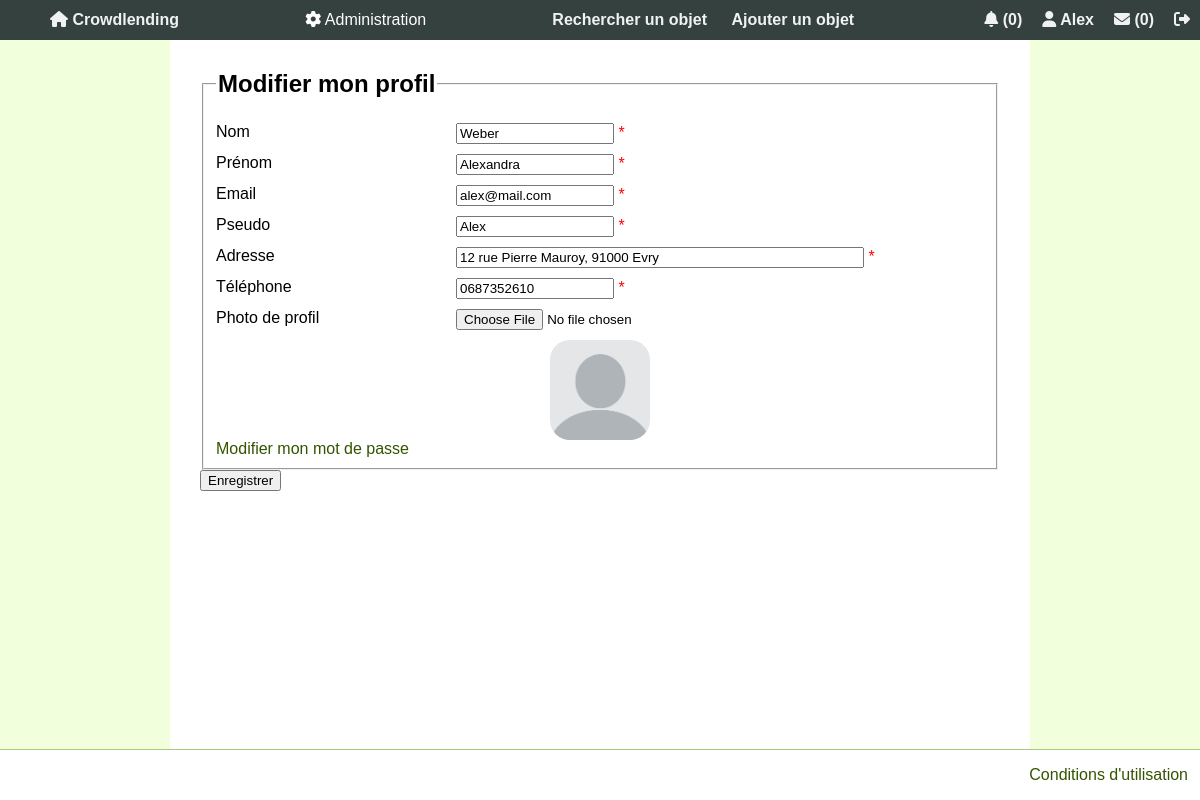
Page /formEditProfil.php (signed in) on the committed database.
### tables this page shows
CREATE TABLE Membre
(
    idMembre INT PRIMARY KEY NOT NULL AUTO_INCREMENT,
    pseudo VARCHAR(16) NOT NULL UNIQUE,
    email VARCHAR(100) NOT NULL UNIQUE,
    mdp VARCHAR(200) NOT NULL,
    nom VARCHAR(50) NOT NULL,
    prenom VARCHAR(50) NOT NULL,
    adresse VARCHAR(200) NOT NULL,
    telephone VARCHAR(15) NOT NULL,
    idRole INT NOT NULL,
    note int,
    image varchar(255) DEFAULT 'profil.png',
    banni BOOLEAN NOT NULL DEFAULT FALSE,
    cle varchar(32) NOT NULL,
    actif int(11) DEFAULT NULL,
    CONSTRAINT UC_Membre UNIQUE (pseudo,email),
    FOREIGN KEY (idRole) REFERENCES Role(idRole)
);

### formEditProfil.php (the view, shortened to what this page needs)
<?php require "header.php" ?>
<?php
	if (isset($_SESSION['id']))
	{
		$query = $bdd->prepare
			("SELECT * from Membre WHERE idMembre = ? ");
		$query->execute(array($_SESSION['id']));
		$utilisateur = $query->fetch();
	}
	else{ echo "Erreur!";}
?>
<section>
	<form  name="Form" action="editProfil.php" method="post" onsubmit="return validateForm()" enctype='multipart/form-data'>
		<fieldset>
			<legend><h1>Modifier mon profil</h1></legend>
			<div>
				<label>Nom</label>
				<input type="text" value="<?php echo $utilisateur['nom'] ?>" name="nomUtilisateur" style="width : 150px;" required/>
				<span style="color : red;" id="errorNom">*</span>
			</div>
			<div>
				<label>Prénom</label>
				<input type="text" value="<?php echo $utilisateur['prenom'] ?>" name="prenomUtilisateur" style="width : 150px;" required/>
				<span style="color : red;" id="errorPrenom">*</span>
			</div>
			<div>
				<label>Email</label>
				<input type="text" value="<?php echo $utilisateur['email'] ?>" name="emailUtilisateur" style="width : 150px;" required/>
				<span style="color : red;" id="errorEmail">*</span>
			</div>
			<div>
				<label>Pseudo</label>
				<input type="text" value="<?php echo $utilisateur['pseudo'] ?>" name="pseudoUtilisateur" style="width : 150px;" required/>
				<span style="color : red;" id="errorPseudo">*</span>
			</div>
			<div>
				<label>Adresse</label>
				<input type="text" value="<?php echo $utilisateur['adresse'] ?>" name="adresseUtilisateur" style="width : 400px;" required/>
				<span style="color : red;" id="errorAdresse">*</span>
			</div>
			<div>
				<label>Téléphone</label>
				<input type="text" value="<?php echo $utilisateur['telephone'] ?>" name="telephoneUtilisateur" style="width : 150px;" required/>
				<span style="color : red;" id="errorTelephone">*</span>
			</div>
			<div>
				<label>Photo de profil</label>
				<input type='file' name='file' />
			<div>
			<div><label></label>
				<?php
					$query = $bdd->query("SELECT image FROM Membre WHERE idMembre = " . $_SESSION['id']);
					if($query->rowCount() > 0){
						while($row = $query->fetch(PDO::FETCH_ASSOC)){
							$imageURL = 'images/users/'.$row["image"];
				?>
					<div id="profil"><img src="<?php echo $imageURL; ?>" id="profil_image" /><div>
				<?php 	}
					}else{ ?>
					<div id="profil"><image src="images/users/profil.png" id="profil_image"><div>
				<?php 	} ?>
			</div>
			<div>
				<a href="formChangePwd.php">Modifier mon mot de passe</a>
			</div>
		</fieldset>
		<div>
			<input type="submit" value="Enregistrer"/>
		</div>
	</form>
</section>
<?php require "footer.php" ?>

### header.php (shortened to what this page needs)
<!DOCTYPE HTML>
<html lang="fr">
<head>
	<link rel="stylesheet" media="screen" type="text/css" href="style/style.css"/>
</head>
<body>
	<?php
	require_once("connexionBD.php");
	if(isset($_SESSION['id'])){
		$query = $bdd->prepare("SELECT pseudo, idRole, banni FROM Membre WHERE idMembre = ?");
		$query->execute(array($_SESSION['id']));
		$row = $query->fetch();
	}
	?>
	<header>
		<nav>
			<ul>
				<div>
					<li><a href="index.php"> <i class="fas fa-home"></i> Crowdlending</a></li>
				</div>
				<div>
				<?php
					if(isset($_SESSION['id'])){
						if($row['idRole'] == 1) {
							$nbsign = $bdd->query('SELECT COUNT(*) AS nbSign FROM Objet WHERE signale = 1');
							$rowsign = $nbsign->fetch();
							$nbrec = $bdd->query('SELECT COUNT(*) AS nbRec FROM Reclamation');
							$rowrec = $nbrec->fetch();
							echo ' <div class="dropdown">
									<button class="dropbtn"><i class="fas fa-cog"></i> Administration</button>
									<div class="dropdown-content">
										<a href="Charte.php"> Charte de l\'utilisation </a>
										<a href="gestionCategories.php"> Gestion catégories </a>
										<a href="ListObjSignale.php"> Objets signalés(' . $rowsign['nbSign'] . ')  </a>
										<a href="ListeReclamations.php"> Reclamations(' . $rowrec['nbRec'] . ')  </a>
									  </div>
									</div> ';
						}
					}
					?>
				</div>
				<div>
					<li><a href="recherche.php"> Rechercher un objet </a></li>
					<li><a href="formAddObjet.php"> Ajouter un objet </a></li>
				</div>
				<div>
					<?php
					if(isset($_SESSION['id'])){
						$nbNotif = $bdd->prepare('SELECT COUNT(*) AS nbNotif FROM Notification WHERE idMembreNotif = :idMembre AND lu = FALSE');
						$nbNotif->execute(array('idMembre'=>$_SESSION['id']));
						$rowNotif = $nbNotif->fetch();
						echo '<li><a href="notifications.php"> <i class="fas fa-bell"></i> (' . $rowNotif['nbNotif'] . ')</a></li>';
						echo '<li><a href="espacePerso.php"> <i class="fas fa-user"></i> ' . $row['pseudo'] . '</a></li>';
						$nbNotifMes = $bdd->prepare('SELECT COUNT(*) AS nbNotifMes FROM NotificationMessage WHERE idRecepteur = :idMembre AND lu = FALSE');
						$nbNotifMes->execute(array('idMembre'=>$_SESSION['id']));
						$rowNotifMes = $nbNotifMes->fetch();
						echo "<li><a title = 'Messagerie' href='messages.php'><i class='fas fa-envelope'></i></i> (" . $rowNotifMes['nbNotifMes'] . ")</a></li>";
						echo "<li><a title = 'Déconnexion' href='deconnexion.php'><i class='fas fa-sign-out-alt'></i></a></li>";
					}
					else{
						echo '<li><a href="login.php"> Se connecter </a></li>';
					}
					?>
				</div>
			</ul>
		</nav>
	</header>

### style/style.css (style rules this page uses)
html { height: 100%; width: 100%; margin:0px; padding: 0px; }
body { margin:0px; padding: 0px; width: 100%; font-family: Arial, Verdana, Geneva, sans-serif; background-color: #f2ffdd; min-height:100vh; display:flex; flex-direction:column; }
section { flex-grow: 1; padding: 30px; margin: auto; width: 800px; background-color: white; padding-top: 50px; }
header { position: fixed; top: 0; width: 100%; height:40px; background-color:#34413F; display: flex; justify-content: center; }
a, a:visited { color:#335400; text-decoration: none; }
nav { flex: 1 1 auto; display: flex; justify-content: center; }
nav ul { list-style-type:none; flex: 1 1 auto; display:flex; justify-content: space-between; align-items: center; }
nav ul li { display:inline-flex; }
nav ul li a { text-align: center; padding: 10px 10px; text-decoration: none; font-weight: bold; color: black; }
header nav ul li a, header nav ul li a:visited { text-align: center; padding: 10px 10px; text-decoration: none; font-weight: bold; color:#EFF2F1; }
h1 { font-size: 1.5em }
label { float: left; width: 15em; text-align: left; }
input, textarea, select { text-align: left; margin-bottom: 10px; }
#profil_image { height:100px; width:100px; border-radius:20px; margin: 0 auto; display: block; }
.dropbtn { background-color: #34413F; color: white; height: 40px; font-size: 16px; border: none; }
.dropdown { position: relative; display: inline-block; }

### rows in the picture
membre: pseudo "Alex", nomUtilisateur "Weber", prenomUtilisateur "Alexandra", emailUtilisateur "alex@mail.com", pseudoUtilisateur "Alex", adresseUtilisateur "12 rue Pierre Mauroy, 91000 Evry", telephoneUtilisateur "0687352610", image (picture)

### other values in the picture
$rowNotif['nbNotif'] "0"
$rowNotifMes['nbNotifMes'] "0"
